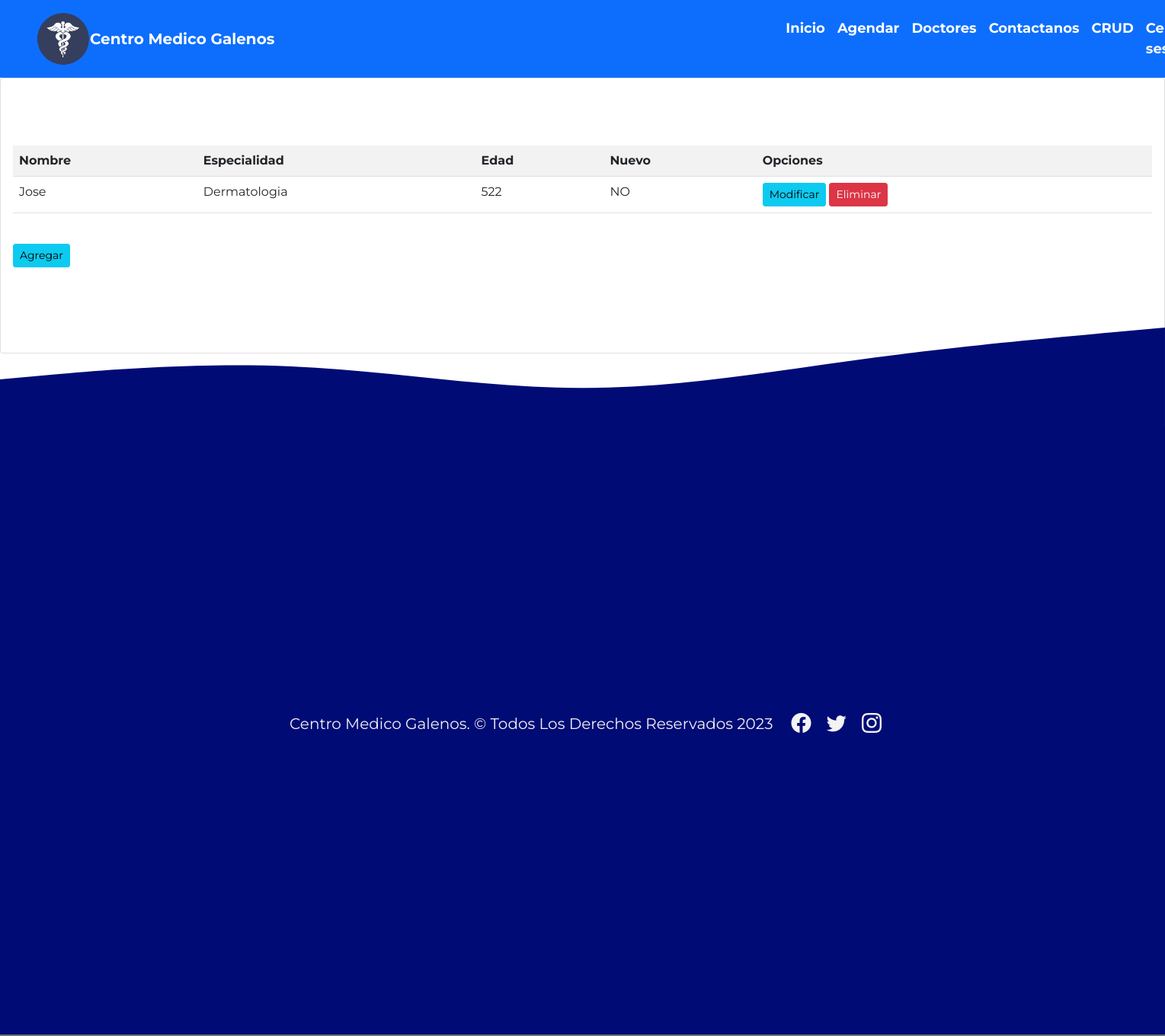
/listar/ (signed in), run on an earlier commit of the app's database.
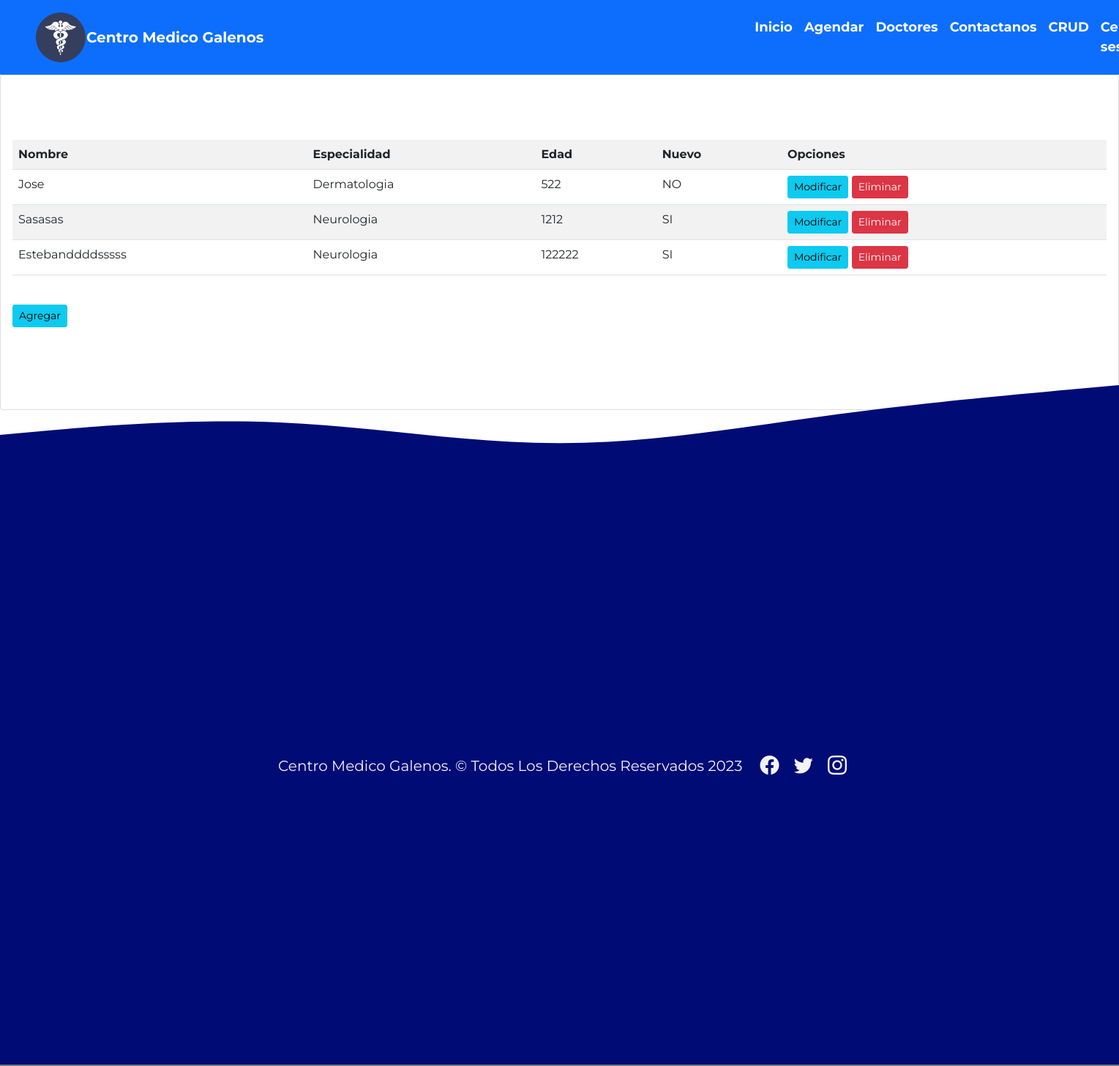
And on a later commit of the database.
### app/models.py (models this page shows, shortened)
class Doctor(models.Model):
    nombre = models.CharField(max_length=50)
    edad = models.IntegerField()
    descripcion = models.TextField()
    nuevo = models.BooleanField()
    especialidad = models.ForeignKey(Especialidad, on_delete=models.PROTECT)
    fechas = models.DateField()
    imagen = models.ImageField(upload_to="docs",null=True)

class Especialidad(models.Model):
    especialidad = models.CharField(max_length=50)
    def __str__(self):
        return self.especialidad

### app/views.py (the view)
# urls.py: path('listar/', listar,name="listar"),
@permission_required('app.view_docs')
def listar (request):
    doctores = Doctor.objects.all()
    data ={
        'doctores' : doctores
    }
    return render(request,'app/docs/listar.html',data)

### app/templates/app/docs/listar.html (shortened to what this page needs)
{% extends 'app/base.html' %}
{% load static %}
{% block contenido %}
<div class="card">
    <div class="card-body">
        <br>
        <br>
        <br>
        <table class="table table-striped table-hover table-responsive-sm">
            <tr>
                <th>Nombre</th>
                <th>Especialidad</th>
                <th>Edad</th>
                <th>Nuevo</th>
                <th>Opciones</th>
            </tr>
            {% for d in doctores  %}
                <tr>
                    <td> {{ d.nombre | title }} </td>
                    <td> {{ d.especialidad }} </td>
                    <td> {{ d.edad }}  </td>
                    <td>
                        {% if d.nuevo == True %}
                        SI
                        {% else %}
                        NO
                        {% endif %} </td>
                    <td>
                        <a href="{% url 'modificar' d.id %}" class="btn btn-info btn-sm">Modificar</a>
                        <a href="#" onclick="eliminarDoc({{ d.id }})" class="btn btn-danger btn-sm">Eliminar</a>
                    </td>
                </tr>
            {% endfor  %}
        </table>
        <br>
        <a href="{% url 'agregar' %}" class="btn btn-info btn-sm">Agregar</a>
        <br>
        <br>
        <br>
        <br>
        <br>
    </div>
</div>
{% endblock %}

What changed in the data, as far as the page shows it:
added Doctor: nombre "Sasasas", especialidad "Neurologia", edad "1212", nuevo "SI"
added Doctor: nombre "Estebanddddsssss", especialidad "Neurologia", edad "122222", nuevo "SI"
